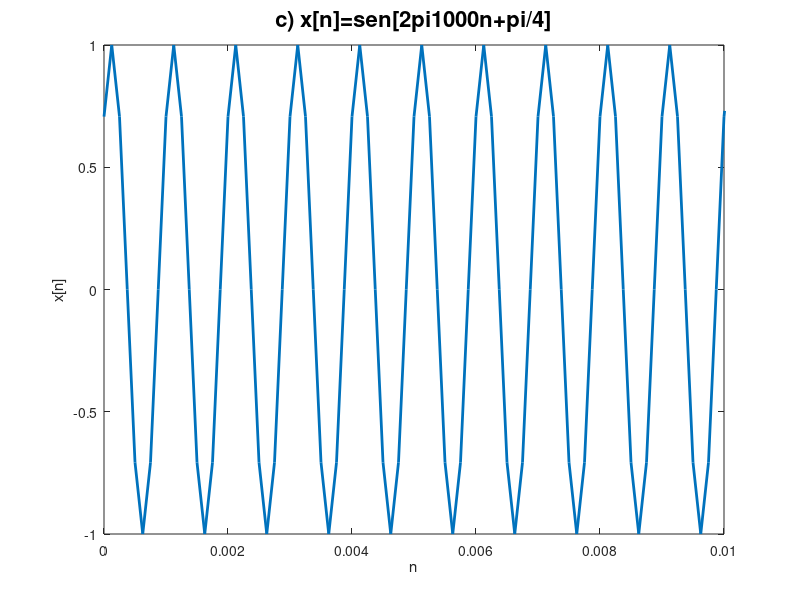

Source code (MATLAB):
%% 3)
fs = 8000;
dn_a = 1/fs;
n = 0:dn_a:1;
Xn_a = sin((2 * pi * 1000) * n + (pi / 4));
grid on
axis tight
plot(n, Xn_a, 'linewidth', 2);
title('c) x[n]=sen[2pi1000n+pi/4]', 'FontSize', 16);
xlabel('n');
ylabel('x[n]');
xlim([0 0.01])
sound(Xn_a, fs)